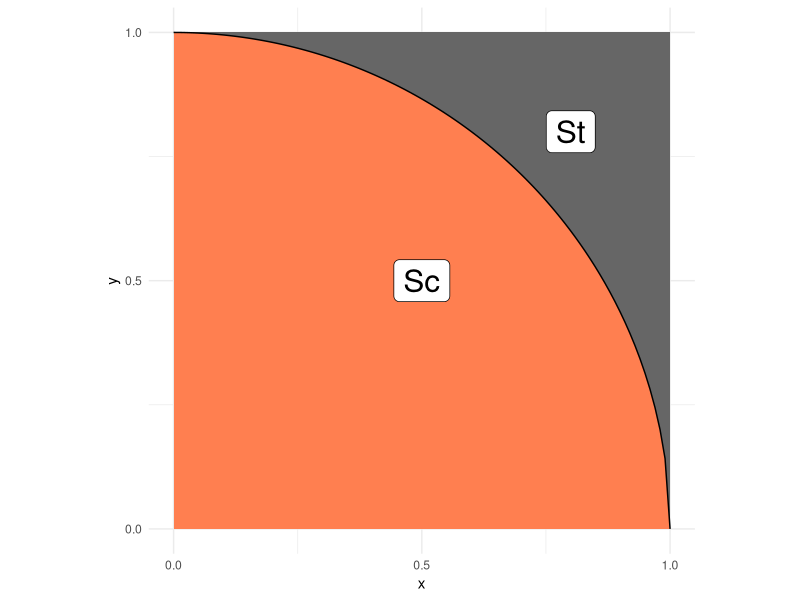
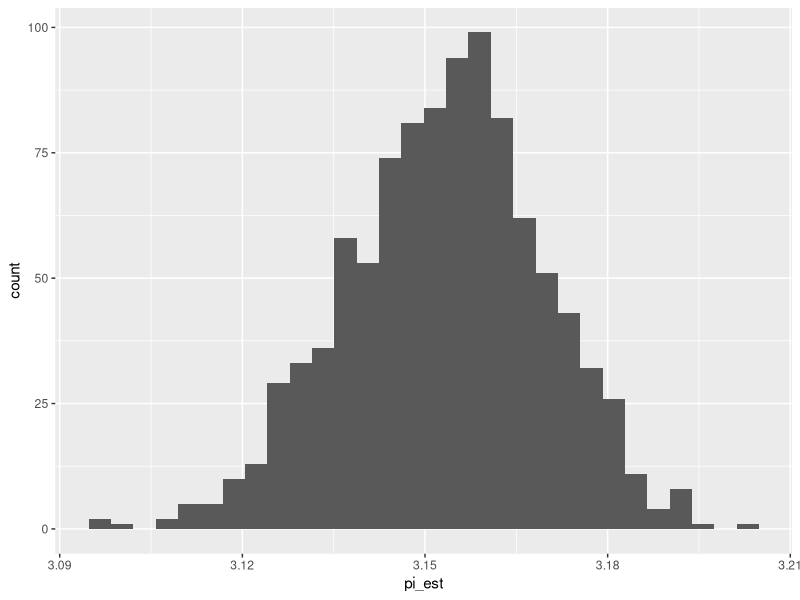

Source code (R) for these figures, in order:
## ---- chunk 1
library(tidyverse)
library(rsample)
## ---- chunk 2
## NOTE: No need to edit; this visual helps explain the pi estimation scheme
tibble(x = seq(0, 1, length.out = 100)) %>%
  mutate(y = sqrt(1 - x^2)) %>%

  ggplot(aes(x, y)) +
  annotate(
    "rect",
    xmin = 0, ymin = 0, xmax = 1, ymax = 1,
    fill = "grey40",
    size = 1
  ) +
  geom_ribbon(aes(ymin = 0, ymax = y), fill = "coral") +
  geom_line() +
  annotate(
    "label",
    x = 0.5, y = 0.5, label = "Sc",
    size = 8
  ) +
  annotate(
    "label",
    x = 0.8, y = 0.8, label = "St",
    size = 8
  ) +
  scale_x_continuous(breaks = c(0, 1/2, 1)) +
  scale_y_continuous(breaks = c(0, 1/2, 1)) +
  theme_minimal() +
  coord_fixed()
## ---- chunk 3
## TASK: Choose a sample size and generate samples
n <- 10000 # Choose a sample size
df_q1 <- tibble(
  x = runif(n, 0, 1),
  y = runif(n, 0, 1)   
) # Generate the data
## ---- chunk 4
## NOTE: Do not edit this code
# Correct sample size
assertthat::assert_that(
  dim(df_q1) %>% 
    .[[1]] == n,
  msg = "The sample size should be `n`"
)
# Correct column names
assertthat::assert_that(
  setequal(names(df_q1), c("x", "y")),
  msg = "df_q1 must include the columns `x` and `y`"
)
print("Good")
## ---- chunk 5
## TASK: Finish implementing this function
stat <- function(x, y) {
  ifelse(x^2 + y^2 <= 1, 4, 0)
}

stat(1,4)
## ---- chunk 6
## TASK: Finish writing these assert statements

# Check the value for points *inside* the circle
assertthat::assert_that(
  tibble(x = 0.5, y = 0.5) %>% # Pick a point *inside* the circle
    mutate(stat = stat(x, y)) %>% 
    pull(stat) %>% 
    .[[1]] == 4,
  # ???, # Write the correct value of stat() here
  msg = "Incorrect value when a point is inside the circle"
)

# Check the value for points *outside* the circle
assertthat::assert_that(
  tibble(x = 1, y = 1) %>% # Pick a point *outside* the circle
    mutate(stat = stat(x, y)) %>% 
    pull(stat) %>% 
    .[[1]] == 0,
  # ???, # Write the correct value of stat() here
  msg = "Incorrect value when a point is outside the circle"
)
print("Your assertions passed, but make sure they're checking the right thing!")
## ---- chunk 7
## TASK: Estimate pi using your data from q1
df_q3 <- 
  df_q1 %>% 
  mutate(inside = stat(x, y)) %>% 
  summarize(pi_est = mean(inside))
df_q3
## ---- chunk 8
## NOTE: Do not edit this code
# Correct sample size
assertthat::assert_that(
  dim(df_q3) %>% 
    .[[1]] == 1,
  msg = "This result should have just one row"
)
# Correct column names
assertthat::assert_that(
  setequal(names(df_q3), c("pi_est")),
  msg = "df_q3 must include the column `pi_est`"
)
print("Good")
## ---- chunk 9
## TASK: Finish the code below
df_q4 <- 
  df_q1 %>% 
  bootstraps(., times = 1000) %>% 
  mutate(
    pi_est = map_dbl(
      splits,
      function(split_df) {
        analysis(split_df) %>% 
          mutate(inside = stat(x, y)) %>% 
          summarize(pi_est = mean(inside)) %>% 
          # Estimate pi (pi_est) using the resampled data;
          # this should be *identical* to the
          # code you wrote for q3
          pull(pi_est)
      }
    )
  )

## NOTE: Do not edit; use this to visualize your results
df_q4 %>% 
  ggplot(aes(pi_est)) +
  geom_histogram()
## ---- chunk 10
## TASK: Compute a bootstrap confidence interval at the 95% level (alpha = 0.05)
df_q5 <- 
  df_q4 %>% 
  summarize(
    # TODO: Compute pi_lo and pi_up
    pi_lo = quantile(pi_est, 0.025),
    pi_up = quantile(pi_est, 0.975)
  )

df_q5
## ---- chunk 11
df_q6 <- 
  df_q1 %>% 
  mutate(inside = stat(x, y)) %>% 
  summarize(
    pi_est = mean(inside),
    se = sd(inside)/sqrt(n),
    pi_lo = pi_est - qnorm(0.975)*se,
    pi_up = pi_est + qnorm(0.975)*se
  )
df_q6
